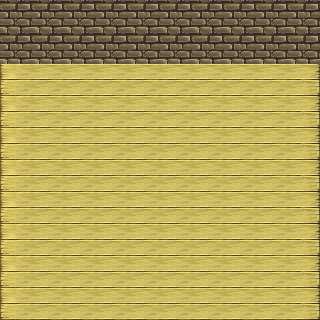

This game map was drawn from its Tiled (.tmx) file and the tilesets committed beside it. A one-line description and the trimmed map source follow:
An orthogonal 10x10 tile map with 32x32 px tiles, 1 tile layer (Capa de Patrones 1), 7 tilesets and 109 objects.

<map version="1.2" tiledversion="1.2.3" orientation="orthogonal" renderorder="right-down" width="10" height="10" tilewidth="32" tileheight="32" infinite="0" nextlayerid="4" nextobjectid="231">
 <tileset firstgid="1" name="lieQ0oL" tilewidth="32" tileheight="32" tilecount="256" columns="16">
  <image source="lieQ0oL.png" width="512" height="512" />
 </tileset>
 <tileset firstgid="257" name="Outer-Market-02" tilewidth="32" tileheight="32" tilecount="120" columns="15">
  <image source="Outer-Market-02.png" width="480" height="256" />
 </tileset>
 <tileset firstgid="377" name="33vkvfn" tilewidth="32" tileheight="32" tilecount="256" columns="16">
  <image source="33vkvfn.png" width="512" height="512" />
 </tileset>
 <tileset firstgid="633" name="803a415128b5babf613ec26f62845415" tilewidth="32" tileheight="32" tilecount="256" columns="16">
  <image source="803a415128b5babf613ec26f62845415.png" width="512" height="512" />
 </tileset>
 <tileset firstgid="889" name="hyptosis_tile-art-batch-1_0" tilewidth="32" tileheight="32" tilecount="900" columns="30">
  <image source="hyptosis_tile-art-batch-1_0.png" width="960" height="960" />
 </tileset>
 <tileset firstgid="1789" name="2iks46h" tilewidth="32" tileheight="32" tilecount="256" columns="16">
  <image source="2iks46h.png" width="512" height="512" />
 </tileset>
 <tileset firstgid="2045" name="22b7a0f5c6054204675b8f7af1d59d53" tilewidth="32" tileheight="32" tilecount="256" columns="16">
  <image source="22b7a0f5c6054204675b8f7af1d59d53.png" width="512" height="512" />
 </tileset>
 <layer id="1" name="Capa de Patrones 1" width="10" height="10">
  <data>[100 cells, 100 non-empty, 4 distinct tile ids]</data>
 </layer>
 <objectgroup id="2" name="Capa de Objetos 1">
  <object id="33" gid="2142" x="33" y="192" width="32" height="32" />
  <object id="34" gid="2126" x="34" y="160" width="32" height="32" />
  <object id="35" gid="2158" x="33" y="222" width="32" height="32" />
  <object id="36" gid="2096" x="64" y="167" width="32" height="32" rotation="5" />
  <object id="37" gid="2219" x="289" y="204" width="32" height="32" />
  <object id="38" gid="2203" x="290" y="176" width="32" height="32" />
  <object id="39" gid="2217" x="288" y="175" width="32" height="32" />
  <object id="40" gid="2201" x="288" y="143" width="32" height="32" />
  <object id="43" gid="2202" x="257" y="203" width="32" height="32" />
  <object id="44" gid="2202" x="275" y="225" width="32" height="32" />
  <object id="48" gid="2052" x="48" y="90" width="32" height="32" />
  <object id="49" gid="2052" x="19" y="114" width="32" height="32" rotation="-19" />
  <object id="60" gid="1955" x="89" y="310" width="53" height="32" />
  <object id="51" gid="2134" x="271" y="205" width="32" height="32" rotation="-27" />
  <object id="52" gid="2071" x="288" y="238" width="32" height="32" />
  <object id="53" gid="2071" x="267" y="183" width="32" height="32" />
  <object id="57" gid="1983" x="5" y="309" width="32" height="48" />
  <object id="58" gid="1967" x="5" y="266" width="32" height="43" />
  <object id="59" gid="1954" x="37" y="310" width="52" height="32" />
  <object id="72" gid="1883" x="288" y="319" width="32" height="32" />
  <object id="73" gid="1867" x="288" y="289" width="32" height="32" />
  <object id="74" gid="2013" x="1" y="171" width="32" height="32" />
  <object id="75" gid="2040" x="150" y="307" width="32" height="32" />
  <object id="76" gid="2035" x="63" y="290" width="32" height="32" />
  <object id="77" gid="2039" x="254" y="178" width="32" height="32" />
  <object id="78" gid="2039" x="280" y="205" width="32" height="32" />
  <object id="80" gid="822" x="291" y="214" width="32" height="32" />
  <object id="95" gid="2147484640" x="22" y="289" width="41" height="32" />
  <object id="98" gid="993" x="0" y="118" width="28" height="31" />
  <object id="97" gid="993" x="252" y="218" width="32" height="32" />
  <object id="119" gid="1415" x="32" y="101" width="32" height="32" />
  <object id="121" gid="1416" x="78.645" y="146.519" width="32" height="32" rotation="-295.694" />
  <object id="122" gid="1381" x="74" y="33" width="32" height="32" />
  <object id="123" gid="1382" x="94" y="40" width="32" height="32" />
  <object id="124" gid="1504" x="107" y="78" width="32" height="32" />
  <object id="125" gid="1501" x="69" y="67" width="32" height="32" />
  <object id="126" gid="1501" x="117.566" y="77.506" width="32" height="32" rotation="649.991" />
  <object id="131" gid="1633" x="132.565" y="297.553" width="32" height="32" rotation="1.58077" />
  <object id="150" gid="931" x="26" y="244" width="32" height="32" />
  <object id="152" gid="931" x="276" y="211" width="32" height="32" />
  <object id="153" gid="931" x="292" y="255" width="32" height="32" />
  <object id="154" gid="931" x="57" y="104" width="32" height="32" />
  <object id="155" gid="1023" x="265" y="241" width="32" height="32" />
  <object id="156" gid="1023" x="11" y="313" width="32" height="32" />
  <object id="157" gid="1023" x="117" y="316" width="32" height="32" />
  <object id="165" gid="1246" x="15" y="303" width="32" height="32" />
  <object id="166" gid="437" x="45" y="49" width="32" height="32" />
  <object id="167" gid="437" x="-9" y="64" width="32" height="32" />
  <object id="168" gid="453" x="36" y="65" width="32" height="32" />
  <object id="169" gid="453" x="169" y="33" width="32" height="32" />
  <object id="170" gid="453" x="219" y="72" width="32" height="32" />
  <object id="171" gid="453" x="114" y="43" width="32" height="32" />
  <object id="173" gid="385" x="261" y="33" width="32" height="32" />
  <object id="174" gid="401" x="261" y="66" width="32" height="32" />
  <object id="175" gid="406" x="290.937" y="58.0034" width="32" height="32" rotation="-183.69" />
  <object id="176" gid="406" x="269.885" y="62.8609" width="32" height="32" rotation="-97.2243" />
  <object id="177" gid="406" x="287.878" y="34.2166" width="32" height="32" rotation="119.301" />
  <object id="178" gid="405" x="240.787" y="5.63096" width="32" height="32" rotation="-260.727" />
  <object id="182" gid="409" x="134" y="66" width="32" height="32" />
  <object id="183" gid="425" x="123" y="66" width="32" height="32" />
  <object id="184" gid="425" x="2" y="67" width="32" height="32" />
  <object id="191" gid="452" x="261" y="321" width="32" height="32" />
  <object id="192" gid="452" x="286" y="322" width="32" height="32" />
  <object id="193" gid="452" x="260" y="222" width="32" height="32" />
  <object id="194" gid="452" x="39" y="311" width="32" height="32" />
  <object id="195" gid="452" x="37" y="319" width="32" height="32" />
  <object id="196" gid="452" x="59" y="319" width="32" height="32" />
  <object id="197" gid="452" x="30" y="221" width="32" height="32" />
  <object id="198" gid="452" x="24" y="228" width="32" height="32" />
  <object id="199" gid="452" x="22" y="181" width="32" height="32" />
  <object id="201" gid="452" x="64" y="161" width="32" height="32" />
  <object id="204" gid="452" x="166" y="66" width="32" height="32" />
  <object id="205" gid="452" x="68" y="67" width="32" height="32" />
  <object id="212" gid="417" x="282" y="314" width="32" height="32" />
  <object id="215" gid="612" x="290" y="76" width="32" height="32" />
  <object id="216" gid="600" x="107" y="290" width="32" height="32" />
  <object id="217" gid="2265" x="230" y="76" width="32" height="32" />
  <object id="219" gid="2216" x="157" y="200" width="32" height="32" />
  <object id="224" x="0" y="122">
   <polygon points="0,0 72,-30 82,-57 226,-58 243,-52 261,-58 263,-66 264,-76 289,-75 292,-58 305,-46 320,-52 320,4 286,5 254,24 256,93 302,120 298,155 264,182 257,195 320,197 319,-124 -1,-122" />
  </object>
  </objectgroup>
 <objectgroup id="3" name="Capa de Objetos 2">
  <!-- 29 objects omitted --></objectgroup>
</map>
<!-- 30 of 109 objects omitted -->
